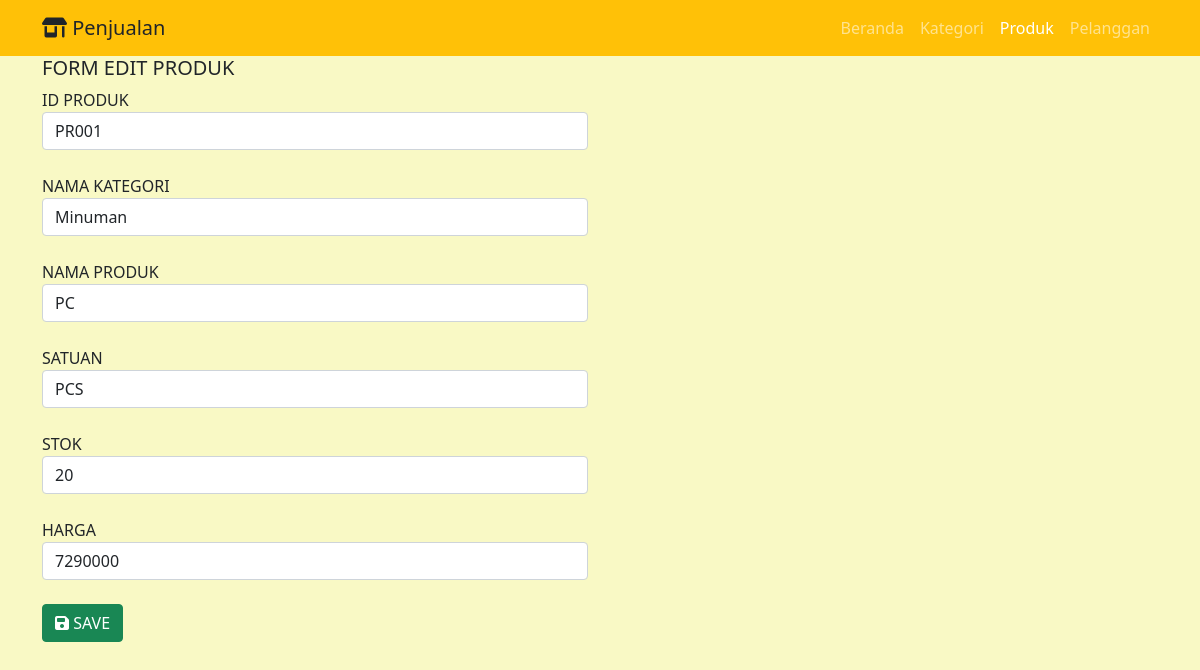
Page /edit_produk.php?idproduk=PR001 on the committed database.
### tables this page shows
CREATE TABLE `tbproduk` (
  `idproduk` varchar(5) NOT NULL,
  `idkategori` varchar(5) NOT NULL,
  `namaproduk` varchar(50) NOT NULL,
  `satuan` varchar(20) NOT NULL,
  `stok` varchar(11) NOT NULL,
  `harga` double NOT NULL
);

### edit_produk.php (the view, shortened to what this page needs)
<!DOCTYPE html>
<html lang="en">
    <head>
        <link href="css/styles.css" rel="stylesheet" />
        <link rel="stylesheet" href="https://cdnjs.cloudflare.com/ajax/libs/font-awesome/6.1.1/css/all.min.css" />
    </head>
    <body>
        <nav class="navbar navbar-expand-lg navbar-dark bg-warning">
            <div class="container">
                <a class="navbar-brand text-dark" href="#"><i class="fa-solid fa-shop"></i> Penjualan</a>
                <div class="collapse navbar-collapse" id="navbarSupportedContent">
                    <ul class="navbar-nav ms-auto mb-2 mb-lg-0">
                        <li class="nav-item"><a class="nav-link" aria-current="page" href="index.php">Beranda</a></li>
                        <li class="nav-item"><a class="nav-link" href="view_kategori.php">Kategori</a></li>
						<li class="nav-item"><a class="nav-link active" href="view_produk.php">Produk</a></li>
						<li class="nav-item"><a class="nav-link" href="view_pelanggan.php">Pelanggan</a></li>
                    </ul>
                </div>
            </div>
        </nav>
        <div class="container">
            <div class="row">
				<div class="col-lg-6 text-left">
					<h5>FORM EDIT PRODUK</h5>
					<?php
					$idproduk = $_GET['idproduk'];
					$qrykoreksi = mysql_query("SELECT * FROM tbproduk WHERE idproduk='$idproduk' LIMIT 1");
					$dataku = mysql_fetch_object($qrykoreksi);
					?>
					<form action="#" method="post" enctype="multipart/form-data" name="form1" class="form_horizontal">
					ID PRODUK
					<input id="idproduk" name="idproduk" class="form-control" value="<?php echo $dataku->idproduk ?>"><br>
					NAMA KATEGORI
					<?php
					$result = mysql_query("SELECT * FROM tbkategori");
					echo '<select name="idkategori" class="form-control" onchange="changeValue(this.value)">';
					while ($row = mysql_fetch_array($result))
					{
							echo '<option value="'.$row['idkategori']. '">'.$row['namakategori'].'</option>' ;
					}
					echo  '</select>' ;
					?>
					<br>
					NAMA PRODUK
					<input id="namaproduk" name="namaproduk" class="form-control" value="<?php echo $dataku->namaproduk ?>"><br>
					SATUAN
					<input id="satuan" name="satuan" class="form-control" value="<?php echo $dataku->satuan ?>"><br>
					STOK
					<input id="stok" name="stok" class="form-control" value="<?php echo $dataku->stok ?>"><br>
					HARGA
					<input id="harga" name="harga" class="form-control" value="<?php echo $dataku->harga ?>"><br>
					<button name="input" type="submit" class="btn btn-success"> <i class="fa-solid fa-floppy-disk"></i> SAVE </button>
					</form>
				</div>
			</div>
        </div>
    </body>
</html>

### rows in the picture
tbproduk: idproduk "PR001", namaproduk "PC", satuan "PCS", stok "20", harga "7290000"

### other values in the picture
form field idkategori "Minuman"
